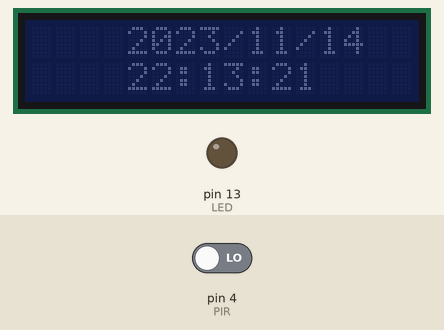
Bench run of a sketch on a simulated Arduino Uno, built with avr-gcc and run on an emulated ATmega328P. Parts: 16×2 character LCD, output pins drawn as LEDs (lit = HIGH). Dashed ring = blinking. The test bench sets the inputs (shaded band); at power-on: pin 4 (PIR) LOW. The local clock reads 2024-03-15 10:24:30 at power-on unless the sketch sets it.

Above: at 1.2 s.
1.3 s: pin 4 (PIR) driven HIGH
At 2.7 s:
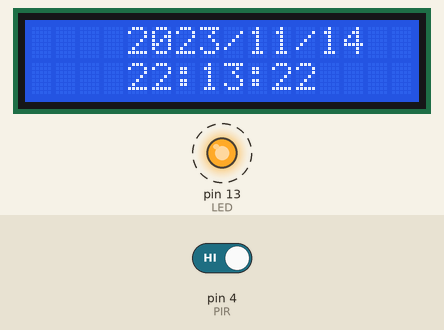
4.3 s: pin 4 (PIR) driven LOW
At 5.8 s:
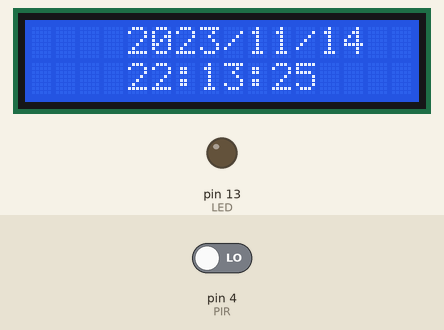
7.3 s: pin 4 (PIR) driven HIGH
At 7.8 s:
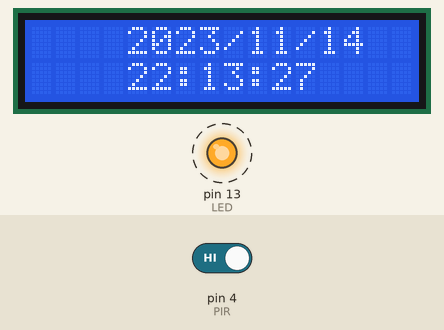
Timing chart, 0 to 16.3 s (numbered marks = the images above; inputs shaded):
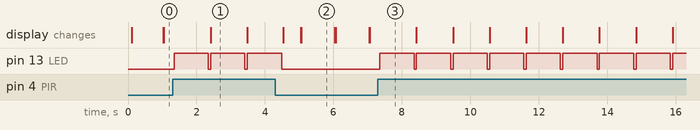

Measured:
- after the input at 1.3 s, pin 13 (LED): alternates HIGH for 1.0 s and LOW for 0.07 s, starting after 0.05 s; the display: changes after 1.1 s (image 1)
- after the input at 4.3 s, pin 13 (LED): goes on until 4.5 s, then stays LOW
- after the input at 7.3 s, pin 13 (LED): alternates HIGH for 1.0 s and LOW for 0.07 s, starting after 0.06 s
- what the display in image 1 shows lasts 1.1 s, from 2.4 s to 3.5 s
- what the display in image 2 shows lasts 0.9 s, from 5.1 s to 6.0 s

The sketch:

nightlightclock.ino
```cpp
#include <Wire.h>
#include <LCD.h>
#include "RTClib.h"
#include <LiquidCrystal_I2C.h>


#define I2C_ADDR    0x27
#define BACKLIGHT_PIN  3
#define En_pin  2
#define Rw_pin  1
#define Rs_pin  0
#define D4_pin  4
#define D5_pin  5
#define D6_pin  6
#define D7_pin  7
#define PIR 4
#define LED 13
#define  LED_OFF  1
#define  LED_ON  0

RTC_DS1307 RTC;
LiquidCrystal_I2C  lcd(I2C_ADDR,En_pin,Rw_pin,Rs_pin,D4_pin,D5_pin,D6_pin,D7_pin);

int pirCount=0;
int seconds=0;
int temp=0;
int backLightOn=0;
int backLightTimer=0;


void setup()
{
   lcd.setBacklight(LED_ON);
  Wire.begin();
  RTC.begin();
  lcd.begin (16,2);
  RTC.adjust(DateTime(__DATE__, __TIME__));
  lcd.setBacklightPin(BACKLIGHT_PIN,POSITIVE);
  lcd.setBacklight(LED_ON);
  pinMode(PIR, INPUT);
  pinMode(LED, OUTPUT);
}

void loop()
{

 // voidDisplay();
  voidRTC();
  voidPIR();
}

void voidDisplay(){
  lcd.clear();
  if (digitalRead(PIR)==HIGH){
    pirCount++;
    if (pirCount==3){
      lcd.setCursor(0,0);
      lcd.print("Behatolas");
      lcd.backlight();
      pirCount=0;
      delay(1000);

    }
  }
}

void voidRTC(){
DateTime now = RTC.now();
    //lcd.clear();

    lcd.setCursor(4,0);
    lcd.print(now.year(), DEC);
    lcd.print("/");
    lcd.print(now.month(), DEC);
    lcd.print("/");
    lcd.print(now.day(), DEC);
    lcd.print(" ");
    lcd.setCursor(4,1);
    lcd.print(now.hour(), DEC);
    lcd.print(":");
    lcd.print(now.minute(), DEC);
    lcd.print(":");
    lcd.print(now.second(), DEC);

    if(now.second()!=seconds){
      lcd.clear();
      seconds=now.second();
      backLightTimer++;
    }
}

void voidPIR(){
  if(backLightOn==1 && backLightTimer<=5){
    lcd.backlight();
   }
  if(backLightTimer>5){
    lcd.noBacklight();
    backLightOn=0;
  }
  //digitalWrite(LED, LOW);
  if(digitalRead(PIR)==HIGH){
    pirCount++;
    digitalWrite(LED, HIGH);
    if (pirCount==3){
      pirCount=0;
      backLightTimer=0;
      backLightOn=1;
      delay(1000);
        }
     digitalWrite(LED, LOW);
  }
}
```
